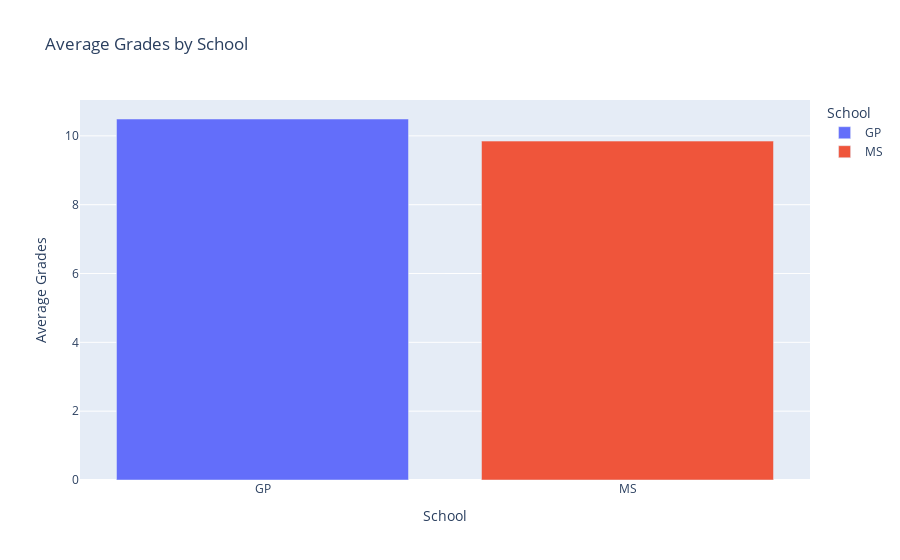

The notebook cell saved with this chart:
### Code cell
import pandas as pd
import plotly.express as px

# Assume df is your DataFrame containing the data

# Calculate the average grades for students from each school
average_grades_by_school = df.groupby('school')['G3'].mean().reset_index()

# Create a bar chart for average grades by school
fig = px.bar(average_grades_by_school, x='school', y='G3', 
             title='Average Grades by School',
             labels={'school': 'School', 'G3': 'Average Grades'},color="school")

# Display the bar chart
fig.show()

### Figure 1 — Plotly figure (JSON) as saved in the notebook; plotly's stock layout.template omitted (floating-point values rounded to 4 significant figures)
{"data": [{"alignmentgroup": "True", "hovertemplate": "School=%{x}<br>Average Grades=%{y}<extra></extra>", "legendgroup": "GP", "marker": {"color": "#636efa", "pattern": {"shape": ""}}, "name": "GP", "offsetgroup": "GP", "orientation": "v", "showlegend": true, "textposition": "auto", "type": "bar", "x": ["GP"], "xaxis": "x", "y": [10.49], "yaxis": "y"}, {"alignmentgroup": "True", "hovertemplate": "School=%{x}<br>Average Grades=%{y}<extra></extra>", "legendgroup": "MS", "marker": {"color": "#EF553B", "pattern": {"shape": ""}}, "name": "MS", "offsetgroup": "MS", "orientation": "v", "showlegend": true, "textposition": "auto", "type": "bar", "x": ["MS"], "xaxis": "x", "y": [9.848], "yaxis": "y"}], "layout": {"barmode": "relative", "legend": {"title": {"text": "School"}, "tracegroupgap": 0}, "title": {"text": "Average Grades by School"}, "xaxis": {"anchor": "y", "categoryarray": ["GP", "MS"], "categoryorder": "array", "domain": [0, 1], "title": {"text": "School"}}, "yaxis": {"anchor": "x", "domain": [0, 1], "title": {"text": "Average Grades"}}}}
